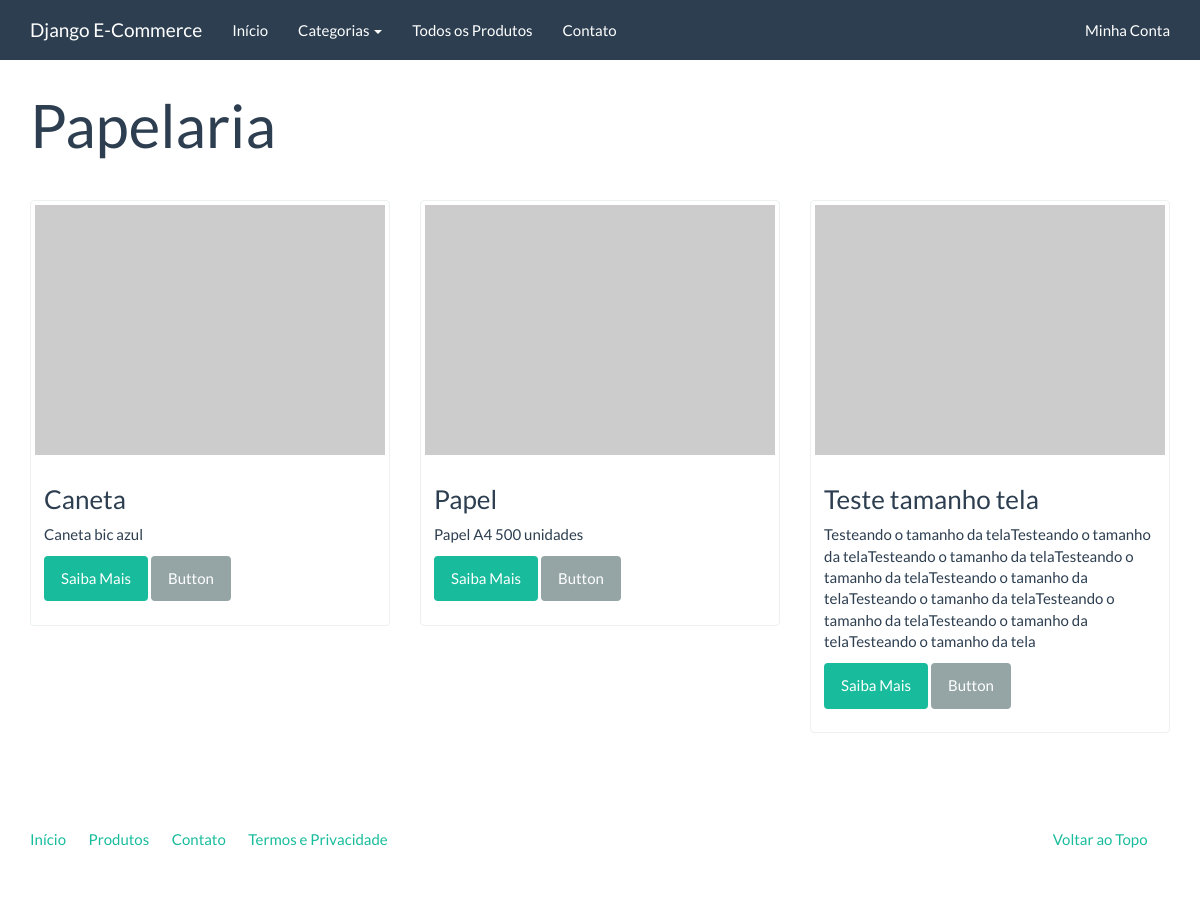
The page /produtos/categoria/papelaria/ on the database its author committed.
### catalog/models.py (models this page shows, shortened)
class Category(models.Model):
    name = models.CharField('Nome', max_length=100)
    slug = models.SlugField('Identificador', max_length=100)
    created = models.DateTimeField('Criado em', auto_now_add=True)
    modified = models.DateTimeField('modificado em', auto_now=True)
    class Meta:
        verbose_name = 'Categoria'
        verbose_name_plural = 'Categorias'
        ordering = ['name']
    def __str__(self):
        return self.name

class Product(models.Model):
    name = models.CharField('Nome', max_length=100)
    slug = models.SlugField('Identificador', max_length=100)
    category = models.ForeignKey('catalog.Category', verbose_name='Categoria', on_delete=models.PROTECT)
    description = models.TextField('Descrição', blank=True)
    price = models.DecimalField('Preço', decimal_places=2, max_digits=10)
    created = models.DateTimeField('Criado em', auto_now_add=True)
    modified = models.DateTimeField('modificado em', auto_now=True)
    class Meta:
        verbose_name = 'Produto'
        verbose_name_plural = 'Produtos'
        ordering = ['name']
    def __str__(self):
        return self.name

### catalog/views.py (the view)
# urls.py: path('produtos/categoria/<slug:category_slug>/', category, name='category'),
def category(request, category_slug):
    category = get_object_or_404(Category, slug=category_slug)
    products = Product.objects.filter(category=category)
    context = {
        "category": category,
        "products": products,
    }
    return render(request, 'catalog/category.html', context)

### catalog/context_processors.py (called while the page is built)
def categories(request):
    return {
        'categories': Category.objects.all()
    }

### catalog/templates/catalog/category.html (shortened to what this page needs)
{% extends "base.html" %}
{% block container %}
<div class="page-header">
    <h1>{{ category.name }}</h1>
</div>
<div class="row">
    {% for product in products %}
    <div class="col-sm-6 col-md-4">
        <div class="thumbnail">
            <a href="{% url 'produto_unitario' product.slug %}">
                <img src="http://placehold.it/350x250" alt="" />
            </a>
            <div class="caption">
                <h3>{{ product }}</h3>
                {{ product.description|linebreaks }}
                <p><a href="{% url 'produto_unitario' product.slug %}" class="btn btn-success" role="button">Saiba Mais</a> <a href="#" class="btn btn-default" role="button">Button</a></p>
            </div>
        </div>
    </div>
    {% endfor %}
</div>
{% endblock %}

### rows shown on the page
Category: name "Papelaria"
Product: name "Caneta", description "Caneta bic azul"
Product: name "Papel", description "Papel A4 500 unidades"
Product: name "Teste tamanho tela", description "Testeando o tamanho da telaTesteando o tamanho da telaTesteando o tamanho da telaTesteando o tamanho da telaTesteando o tamanho da telaTesteando o tamanho da telaTesteando o tamanho da telaTesteando o tamanho da telaTesteando o tamanho da tela"
